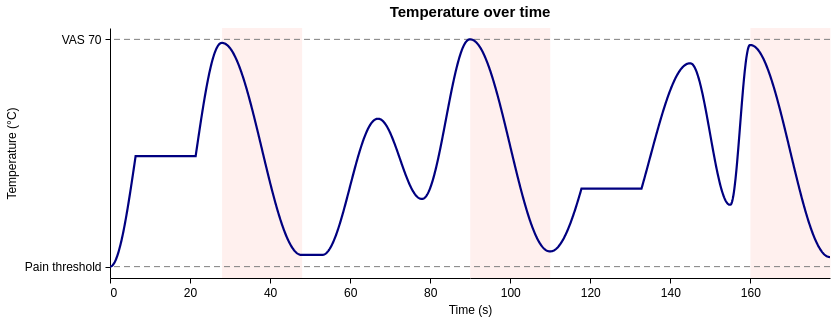

The code cell stored with this chart in its notebook:
### Code cell
panel_a = plot_stimulus_temperature(
    stimulus,
    width=720,
    height=250,
    title="Temperature over time",
)
style_figure(panel_a)

### Figure 1 — Vega-Lite specification as saved in the notebook (floating-point values rounded to 4 significant figures; data arrays with more than 128 entries replaced by an {"elided": "..."} marker saying what was removed)
{"config": {"view": {"continuousWidth": 300, "continuousHeight": 300, "stroke": null}, "axis": {"domainColor": "black", "domainWidth": 1, "grid": false, "labelColor": "black", "labelFont": "Arial", "labelFontSize": 12, "labelPadding": 4, "tickColor": "black", "tickSize": 5, "titleColor": "black", "titleFont": "Arial", "titleFontSize": 12, "titleFontWeight": "normal", "titlePadding": 6}, "background": "white", "font": "Arial", "header": {"labelFont": "Arial", "labelFontSize": 15, "labelFontWeight": "bold", "titleFont": "Arial", "titleFontSize": 15}, "legend": {"labelFont": "Arial", "labelFontSize": 11, "titleFont": "Arial", "titleFontSize": 11, "titleFontWeight": "normal"}, "title": {"anchor": "middle", "color": "black", "font": "Arial", "fontSize": 15, "fontWeight": "bold", "offset": 8}}, "layer": [{"data": {"values": [{"start_s": 28.0, "end_s": 48.0}, {"start_s": 90.0, "end_s": 110.0}, {"start_s": 160.0, "end_s": 180.0}]}, "mark": {"type": "rect", "color": "salmon", "opacity": 0.12}, "encoding": {"x": {"field": "start_s", "scale": {"domain": [0, 179.9]}, "type": "quantitative"}, "x2": {"field": "end_s"}}}, {"data": {"values": [{"temperature": 46.25}, {"temperature": 47.74}]}, "mark": {"type": "rule", "color": "#7f7f7f", "strokeDash": [6, 4], "strokeWidth": 1}, "encoding": {"y": {"field": "temperature", "scale": {"domain": [46.18, 47.81]}, "type": "quantitative"}}}, {"data": {"name": "data-fc0205a75755f2797240c329c1e96171"}, "mark": {"type": "line", "color": "#000080", "strokeWidth": 2.2}, "encoding": {"tooltip": [{"field": "time_s", "format": ".1f", "title": "Time (s)", "type": "quantitative"}, {"field": "temperature", "format": ".2f", "title": "Temperature (°C)", "type": "quantitative"}], "x": {"axis": {"tickCount": 10}, "field": "time_s", "scale": {"domain": [0, 179.9], "nice": false}, "title": "Time (s)", "type": "quantitative"}, "y": {"axis": {"labelExpr": "datum.value === 46.25 ? 'Pain threshold' : datum.value === 47.73730159750282 ? 'VAS 70' : ''", "labelLimit": 110, "title": "Temperature (°C)", "values": [46.25, 47.74]}, "field": "temperature", "scale": {"domain": [46.18, 47.81], "nice": false}, "title": "Temperature (°C)", "type": "quantitative"}}}], "height": 250, "resolve": {"scale": {"x": "shared", "y": "shared"}}, "title": {"text": "Temperature over time", "anchor": "middle"}, "width": 720, "$schema": "https://vega.github.io/schema/vega-lite/v6.4.1.json", "datasets": {"data-fc0205a75755f2797240c329c1e96171": {"elided": "1800 records"}}}
